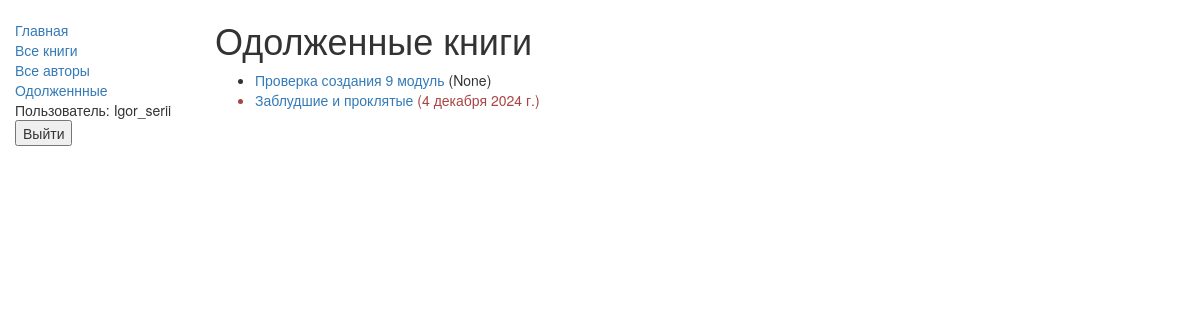
/catalog/mybooks/ (signed in), run on the app's committed database.
### catalog/models.py (models this page shows, shortened)
class BookInstance(models.Model):
    id = models.UUIDField(primary_key=True, default=uuid.uuid4, help_text="Unique ID for this particular book across whole library")
    book = models.ForeignKey('Book', on_delete=models.SET_NULL, null=True)
    imprint = models.CharField(max_length=200)
    due_back = models.DateField(null=True, blank=True)
    borrower = models.ForeignKey(User, on_delete=models.SET_NULL, null=True, blank=True)
    LOAN_STATUS = (
        ('m', 'Maintenance'),
        ('o', 'On loan'),
        ('a', 'Available'),
        ('r', 'Reserved'),
    )
    status = models.CharField(max_length=1, choices=LOAN_STATUS, blank=True, default='m', help_text='Book availability')
    class Meta:
        ordering = ["due_back"]
        permissions = (("can_mark_returned", "Set book as returned"),)
    def display_status(self):
        return ', '.join([ BookInstance.name for BookInstance in self.BookInstance.all()[:3] ])
    display_status.short_description = 'Status'
    @property
    def is_overdue(self):
        if self.due_back and date.today() > self.due_back:
            return True
        return False

class Book(models.Model):
    title = models.CharField(max_length=200)
    author = models.ForeignKey('Author', on_delete=models.SET_NULL, null=True)
    summary = models.TextField(max_length=1000, help_text="Enter a brief description of the book")
    isbn = models.CharField('ISBN',max_length=13, help_text='13 Character <a href="https://www.isbn-international.org/content/what-isbn">ISBN number</a>')
    genre = models.ManyToManyField(Genre, help_text="Select a genre for this book")
    def display_genre(self):
        return ', '.join([ genre.name for genre in self.genre.all()[:3] ])
    display_genre.short_description = 'Genre'

### catalog/views.py (the view)
class LoanedBooksByUserListView(LoginRequiredMixin,generic.ListView):
    model = BookInstance
    template_name ='catalog/bookinstance_list_borrowed_user.html'
    paginate_by = 10
    def get_queryset(self):
        return (BookInstance.objects.filter(borrower=self.request.user).filter(status__exact='o').order_by('due_back'))

### catalog/templates/catalog/bookinstance_list_borrowed_user.html
{% extends "base_generic.html" %}
{% block content %}
    <h1>Одолженные книги</h1>
    {% if bookinstance_list %}
    <ul>
      {% for bookinst in bookinstance_list %}
      <li class="{% if bookinst.is_overdue %}text-danger{% endif %}">
        <a href="{% url 'book-detail' bookinst.book.pk %}">{{bookinst.book.title}}</a> ({{ bookinst.due_back }})
      </li>
      {% endfor %}
    </ul>
    {% else %}
      <p>Нет занятых книг.</p>
    {% endif %}
{% endblock %}

### catalog/templates/base_generic.html (shortened to what this page needs)
<!doctype html>
<html lang="en">
<head>
    <link
            rel="stylesheet"
            href="https://maxcdn.bootstrapcdn.com/bootstrap/3.3.7/css/bootstrap.min.css"/>
    {% load static %}
    <link rel="stylesheet" href="{% static 'css/styles.css' %}"/>
</head>
<body>
<div class="container-fluid">
    <div class="row">
        <div class="col-sm-2">
            {% block sidebar %}
            <ul class="sidebar-nav">
                <li><a href="{% url 'index' %}">Главная</a></li>
                <li><a href="{% url 'books' %}">Все книги</a></li>
                <li><a href="{% url 'authors' %}">Все авторы</a></li>
                <li><a href="{% url 'my-borrowed' %}">Одолженнные</a></li>
                {% if user.is_authenticated %}
                <li>Пользователь: {{ user.get_username }}</li>
                <li>
                    <form action="{% url 'logout'%}?next={{request.path}}" method="post">
                        <button class="dropdown-item" type="submit">Выйти</button>
                    </form>
                </li>
                <br> {% else %}
                <form action="{% url 'login' %}" method="post"> {% csrf_token %}
                    <button class="dropdown-item" type="submit">Войти</button>
                </form>
                {% endif %}
            </ul>
            {% endblock %}
        </div>
        <div class="col-sm-10 ">{% block content %}{% endblock %}</div>
    </div>
</div>
</body>
</html>

### catalog/static/css/styles.css (style rules this page uses)
.sidebar-nav { margin-top: 20px; padding: 0; list-style: none; }

### data on the page
BookInstance: book "Проверка создания 9 модуль", due_back "None"
BookInstance: book "Заблудшие и проклятые", due_back "4 декабря 2024 г."

### other printed values
{{ user.get_username }} "Igor_serii"
